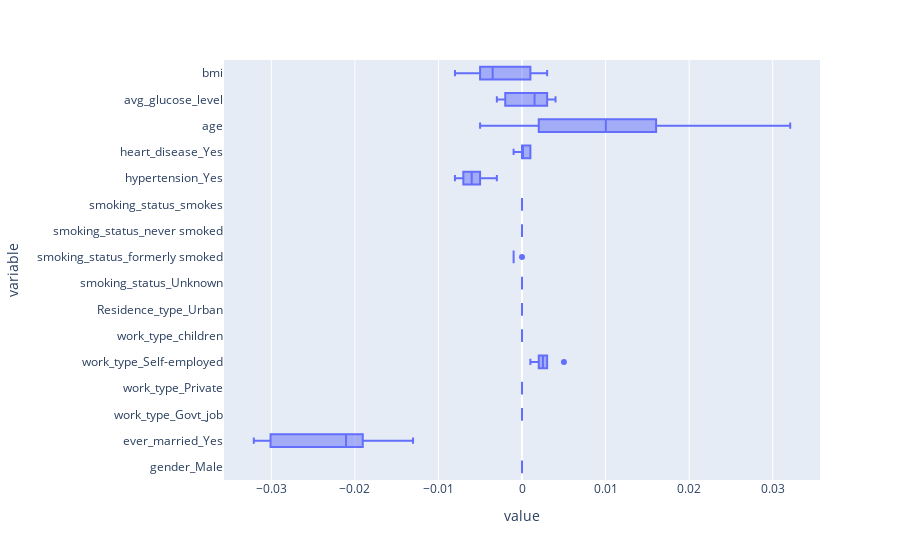

The notebook cell this image was saved under:
### Code cell
fig = px.box(pd.melt(imp_df),
    y="variable",
    x="value",
)
fig

### Figure 1 — Plotly figure (JSON) as saved in the notebook; plotly's stock layout.template omitted (floating-point values rounded to 4 significant figures; data arrays with more than 128 entries replaced by an {"elided": "..."} marker saying what was removed)
{"data": [{"alignmentgroup": "True", "hovertemplate": "value=%{x}<br>variable=%{y}<extra></extra>", "legendgroup": "", "marker": {"color": "#636efa"}, "name": "", "notched": false, "offsetgroup": "", "orientation": "h", "showlegend": false, "type": "box", "x": {"elided": "160 float values"}, "x0": " ", "xaxis": "x", "y": {"elided": "160 str values"}, "y0": " ", "yaxis": "y"}], "layout": {"boxmode": "group", "legend": {"tracegroupgap": 0}, "margin": {"t": 60}, "xaxis": {"anchor": "y", "domain": [0, 1], "title": {"text": "value"}}, "yaxis": {"anchor": "x", "domain": [0, 1], "title": {"text": "variable"}}}}
